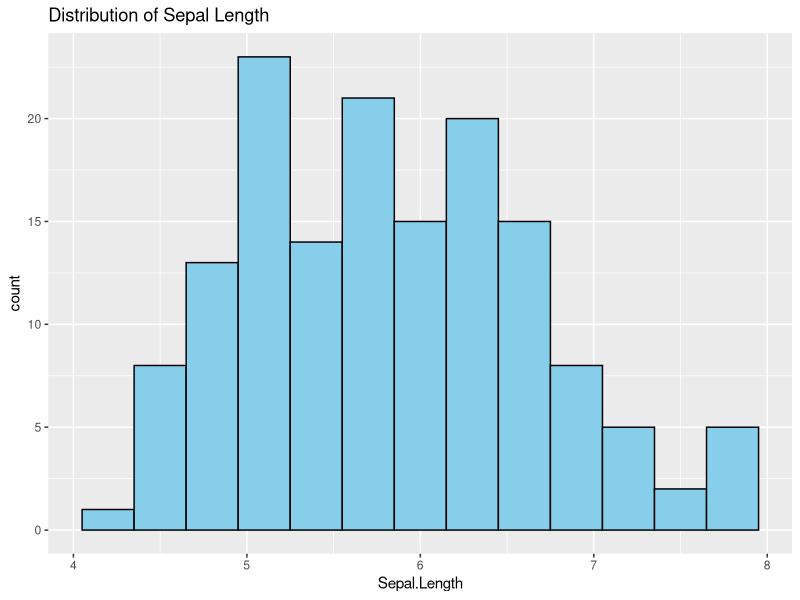
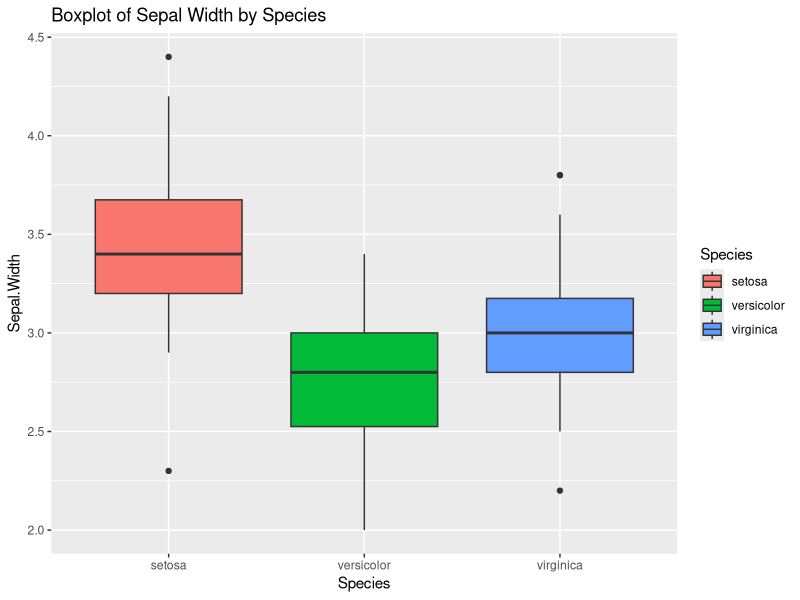
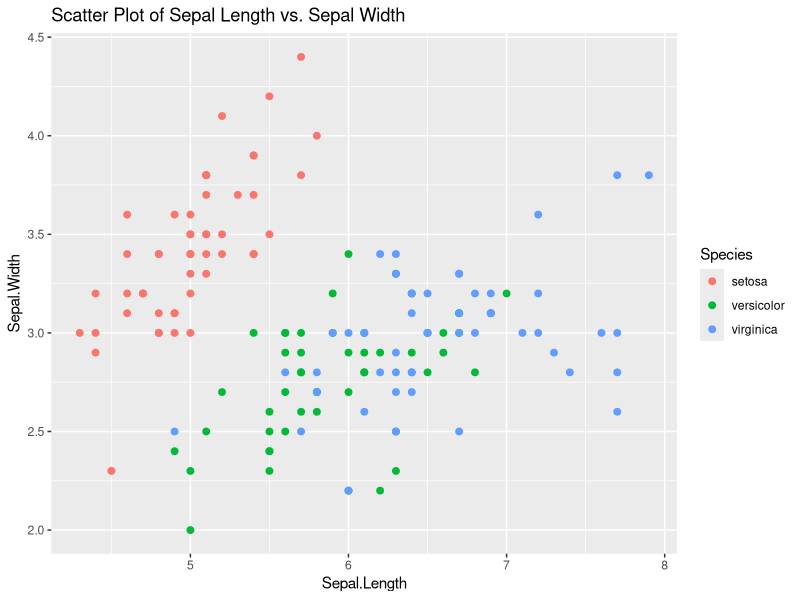
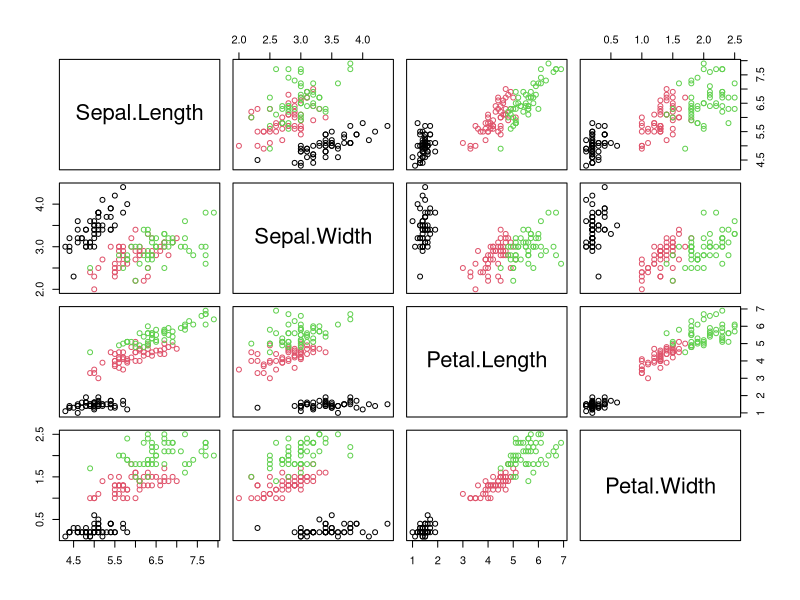

Generate these figures, in order, with R:
# Load necessary libraries
library(ggplot2)
library(dplyr)

# Load the dataset (for demonstration, using the built-in iris dataset)
data("iris")
# View the structure and first few rows
str(iris)
head(iris)

# Summary statistics
summary(iris)
# Check for missing values
sum(is.na(iris))
# Histogram for Sepal Length
ggplot(iris, aes(x = Sepal.Length)) +
  geom_histogram(binwidth = 0.3, fill = "skyblue", color = "black") +
  labs(title = "Distribution of Sepal Length")

# Boxplot for Sepal Width by Species to spot outliers
ggplot(iris, aes(x = Species, y = Sepal.Width, fill = Species)) +
  geom_boxplot() +
  labs(title = "Boxplot of Sepal Width by Species")
# Scatter plot between Sepal Length and Sepal Width
ggplot(iris, aes(x = Sepal.Length, y = Sepal.Width, color = Species)) +
  geom_point(size = 2) +
  labs(title = "Scatter Plot of Sepal Length vs. Sepal Width")

# Pair plot for all numeric variables
pairs(iris[1:4], col = iris$Species)
# Calculating z-scores to detect outliers
z_scores <- as.data.frame(scale(iris[1:4]))
outliers <- which(rowSums(z_scores > 3 | z_scores < -3) > 0)
iris[outliers, ]
